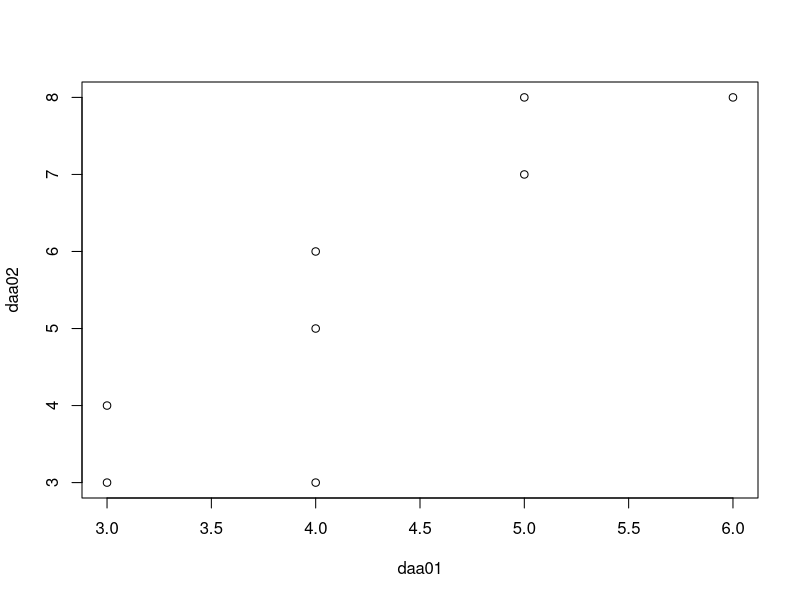
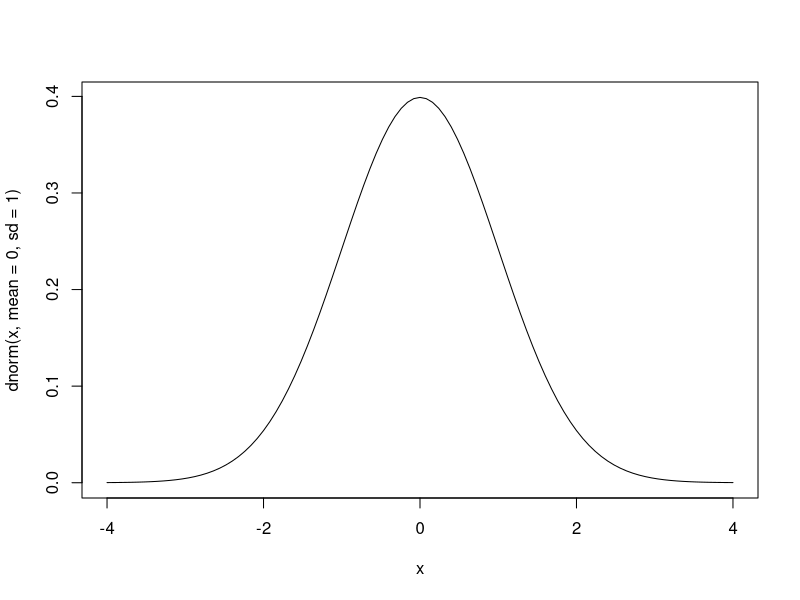
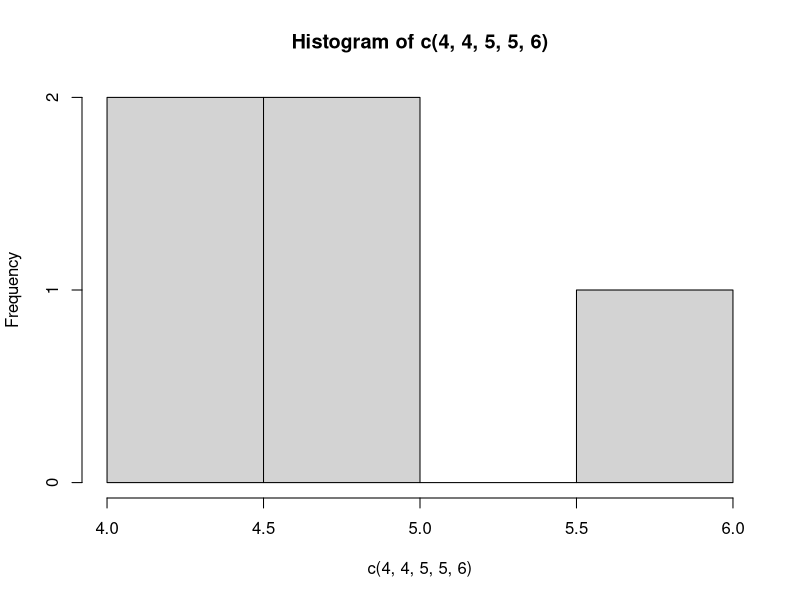

These charts were generated, in order, by the following R code:
## ---- chunk 1
daa01<-c(5,6,3,4,3,4,5,4)
sum(
  (daa01-mean(daa01))^2
  )
## ---- chunk 2
sum(
  (daa01-mean(daa01))^2
  )/
  length(daa01)
## ---- chunk 3
var(daa01)*(length(daa01)-1)/length(daa01)
## ---- chunk 4
sqrt(
  var(daa01)*(length(daa01)-1)/length(daa01)
  )
## ---- chunk 5
sd(daa01)*
  sqrt(
  (length(daa01)-1)/length(daa01)
)
## ---- chunk 6
sd(daa01)*
  sqrt(
  (length(daa01)-1)/length(daa01)
)/
  mean(daa01)
## ---- chunk 7
daa02<-c(7,8,3,5,4,3,8,6)
cor(daa01,daa02,method="pearson")
## ---- chunk 8
plot(daa01,daa02)
## ---- chunk 9
curve(dnorm(x,mean=0,sd=1),from=-4,to=4)
## ---- chunk 10
hist(c(4,4,5,5,6))
